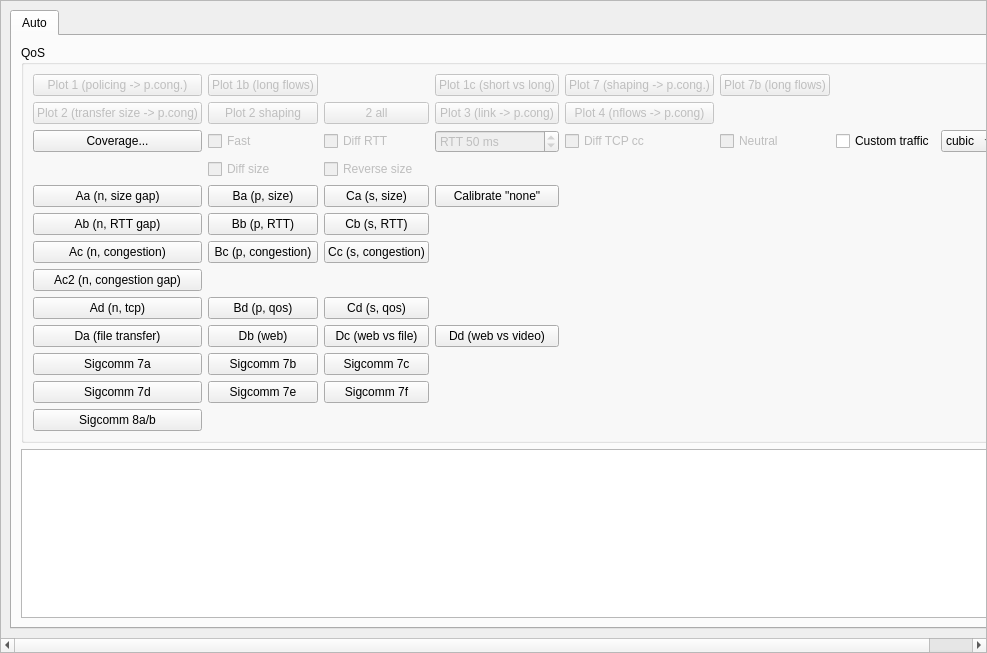
<?xml version="1.0" encoding="UTF-8"?>
<ui version="4.0">
 <class>CustomControls</class>
 <widget class="QWidget" name="CustomControls">
  <property name="geometry">
   <rect>
    <x>0</x>
    <y>0</y>
    <width>987</width>
    <height>653</height>
   </rect>
  </property>
  <property name="windowTitle">
   <string>Custom controls</string>
  </property>
  <layout class="QVBoxLayout" name="verticalLayout">
   <property name="leftMargin">
    <number>0</number>
   </property>
   <property name="topMargin">
    <number>0</number>
   </property>
   <property name="rightMargin">
    <number>0</number>
   </property>
   <property name="bottomMargin">
    <number>0</number>
   </property>
   <item>
    <widget class="QScrollArea" name="scrollArea">
     <property name="frameShape">
      <enum>QFrame::StyledPanel</enum>
     </property>
     <property name="widgetResizable">
      <bool>true</bool>
     </property>
     <widget class="QWidget" name="scrollAreaWidgetContents">
      <property name="geometry">
       <rect>
        <x>0</x>
        <y>0</y>
        <width>1205</width>
        <height>633</height>
       </rect>
      </property>
      <layout class="QVBoxLayout" name="verticalLayout_2">
       <item>
        <widget class="QColoredTabWidget" name="tabWidget">
         <property name="currentIndex">
          <number>0</number>
         </property>
         <widget class="QWidget" name="tabAuto">
          <attribute name="title">
           <string>Auto</string>
          </attribute>
          <layout class="QVBoxLayout" name="verticalLayout_3">
           <item>
            <widget class="QGroupBox" name="groupBox_6">
             <property name="enabled">
              <bool>true</bool>
             </property>
             <property name="title">
              <string>QoS</string>
             </property>
             <layout class="QVBoxLayout" name="verticalLayout_21">
              <item>
               <widget class="QWidget" name="widget_25" native="true">
                <layout class="QGridLayout" name="gridLayout_3">
                 <property name="leftMargin">
                  <number>0</number>
                 </property>
                 <property name="topMargin">
                  <number>0</number>
                 </property>
                 <property name="rightMargin">
                  <number>0</number>
                 </property>
                 <property name="bottomMargin">
                  <number>0</number>
                 </property>
                 <item row="0" column="8">
                  <widget class="QPushButton" name="btnAutoPolicingPlot7">
                   <property name="enabled">
                    <bool>false</bool>
                   </property>
                   <property name="text">
                    <string>Plot 7 (shaping -&gt; p.cong.)</string>
                   </property>
                  </widget>
                 </item>
                 <item row="2" column="8">
                  <widget class="QCheckBox" name="checkAutoDiffTcpCc">
                   <property name="enabled">
                    <bool>false</bool>
                   </property>
                   <property name="text">
                    <string>Diff TCP cc</string>
                   </property>
                  </widget>
                 </item>
                 <item row="8" column="1">
                  <widget class="QPushButton" name="btnAutoBdPolicingQoS">
                   <property name="text">
                    <string>Bd (p, qos)</string>
                   </property>
                  </widget>
                 </item>
                 <item row="2" column="3">
                  <widget class="QSpinBox" name="spinAutoRTT">
                   <property name="enabled">
                    <bool>false</bool>
                   </property>
                   <property name="suffix">
                    <string> ms</string>
                   </property>
                   <property name="prefix">
                    <string>RTT </string>
                   </property>
                   <property name="minimum">
                    <number>12</number>
                   </property>
                   <property name="maximum">
                    <number>9999</number>
                   </property>
                   <property name="singleStep">
                    <number>50</number>
                   </property>
                   <property name="value">
                    <number>50</number>
                   </property>
                  </widget>
                 </item>
                 <item row="2" column="10">
                  <widget class="QCheckBox" name="checkAutoCustomTraffic">
                   <property name="text">
                    <string>Custom traffic</string>
                   </property>
                  </widget>
                 </item>
                 <item row="6" column="1">
                  <widget class="QPushButton" name="btnAutoBcPolicingCongestion">
                   <property name="text">
                    <string>Bc (p, congestion)</string>
                   </property>
                  </widget>
                 </item>
                 <item row="1" column="1">
                  <widget class="QPushButton" name="btnAutoPolicingPlot2b">
                   <property name="enabled">
                    <bool>false</bool>
                   </property>
                   <property name="text">
                    <string>Plot 2 shaping</string>
                   </property>
                  </widget>
                 </item>
                 <item row="4" column="2">
                  <widget class="QPushButton" name="btnAutoCaShapingSize">
                   <property name="text">
                    <string>Ca (s, size)</string>
                   </property>
                  </widget>
                 </item>
                 <item row="11" column="2">
                  <widget class="QPushButton" name="btnSigcomm7f">
                   <property name="text">
                    <string>Sigcomm 7f</string>
                   </property>
                  </widget>
                 </item>
                 <item row="2" column="2">
                  <widget class="QCheckBox" name="checkAutoDiffRTT">
                   <property name="enabled">
                    <bool>false</bool>
                   </property>
                   <property name="text">
                    <string>Diff RTT</string>
                   </property>
                  </widget>
                 </item>
                 <item row="10" column="2">
                  <widget class="QPushButton" name="btnSigcomm7c">
                   <property name="text">
                    <string>Sigcomm 7c</string>
                   </property>
                  </widget>
                 </item>
                 <item row="11" column="1">
                  <widget class="QPushButton" name="btnSigcomm7e">
                   <property name="text">
                    <string>Sigcomm 7e</string>
                   </property>
                  </widget>
                 </item>
                 <item row="0" column="1">
                  <widget class="QPushButton" name="btnAutoPolicingPlot1b">
                   <property name="enabled">
                    <bool>false</bool>
                   </property>
                   <property name="text">
                    <string>Plot 1b (long flows)</string>
                   </property>
                  </widget>
                 </item>
                 <item row="9" column="2">
                  <widget class="QPushButton" name="btnAutoDcWebFile">
                   <property name="text">
                    <string>Dc (web vs file)</string>
                   </property>
                  </widget>
                 </item>
                 <item row="1" column="2">
                  <widget class="QPushButton" name="btnAuto2All">
                   <property name="enabled">
                    <bool>false</bool>
                   </property>
                   <property name="text">
                    <string>2 all</string>
                   </property>
                  </widget>
                 </item>
                 <item row="2" column="1">
                  <widget class="QCheckBox" name="checkAutoFast">
                   <property name="enabled">
                    <bool>false</bool>
                   </property>
                   <property name="text">
                    <string>Fast</string>
                   </property>
                  </widget>
                 </item>
                 <item row="10" column="1">
                  <widget class="QPushButton" name="btnSigcomm7b">
                   <property name="text">
                    <string>Sigcomm 7b</string>
                   </property>
                  </widget>
                 </item>
                 <item row="1" column="0">
                  <widget class="QPushButton" name="btnAutoPolicingPlot2">
                   <property name="enabled">
                    <bool>false</bool>
                   </property>
                   <property name="text">
                    <string>Plot 2 (transfer size -&gt; p.cong)</string>
                   </property>
                  </widget>
                 </item>
                 <item row="9" column="1">
                  <widget class="QPushButton" name="btnAutoDbWeb">
                   <property name="text">
                    <string>Db (web)</string>
                   </property>
                  </widget>
                 </item>
                 <item row="6" column="2">
                  <widget class="QPushButton" name="btnAutoCcShapingCongestion">
                   <property name="text">
                    <string>Cc (s, congestion)</string>
                   </property>
                  </widget>
                 </item>
                 <item row="8" column="2">
                  <widget class="QPushButton" name="btnAutoCdShapingQoS">
                   <property name="text">
                    <string>Cd (s, qos)</string>
                   </property>
                  </widget>
                 </item>
                 <item row="0" column="12">
                  <spacer name="horizontalSpacer_27">
                   <property name="orientation">
                    <enum>Qt::Horizontal</enum>
                   </property>
                   <property name="sizeHint" stdset="0">
                    <size>
                     <width>40</width>
                     <height>20</height>
                    </size>
                   </property>
                  </spacer>
                 </item>
                 <item row="5" column="2">
                  <widget class="QPushButton" name="btnAutoCbShapingRtt">
                   <property name="text">
                    <string>Cb (s, RTT)</string>
                   </property>
                  </widget>
                 </item>
                 <item row="4" column="0">
                  <widget class="QPushButton" name="btnAutoAaNeutralSizeGap">
                   <property name="text">
                    <string>Aa (n, size gap)</string>
                   </property>
                  </widget>
                 </item>
                 <item row="5" column="1">
                  <widget class="QPushButton" name="btnAutoBbPolicingRtt">
                   <property name="text">
                    <string>Bb (p, RTT)</string>
                   </property>
                  </widget>
                 </item>
                 <item row="0" column="9">
                  <widget class="QPushButton" name="btnAutoPolicingPlot7b">
                   <property name="enabled">
                    <bool>false</bool>
                   </property>
                   <property name="text">
                    <string>Plot 7b (long flows)</string>
                   </property>
                  </widget>
                 </item>
                 <item row="3" column="1">
                  <widget class="QCheckBox" name="checkAutoDiffSize">
                   <property name="enabled">
                    <bool>false</bool>
                   </property>
                   <property name="text">
                    <string>Diff size</string>
                   </property>
                  </widget>
                 </item>
                 <item row="2" column="9">
                  <widget class="QCheckBox" name="checkAutoNeutral">
                   <property name="enabled">
                    <bool>false</bool>
                   </property>
                   <property name="text">
                    <string>Neutral</string>
                   </property>
                  </widget>
                 </item>
                 <item row="2" column="0">
                  <widget class="QPushButton" name="btnCoverage">
                   <property name="text">
                    <string>Coverage...</string>
                   </property>
                  </widget>
                 </item>
                 <item row="9" column="0">
                  <widget class="QPushButton" name="btnAutoDaFile">
                   <property name="text">
                    <string>Da (file transfer)</string>
                   </property>
                  </widget>
                 </item>
                 <item row="1" column="8">
                  <widget class="QPushButton" name="btnAutoPolicingPlot4">
                   <property name="enabled">
                    <bool>false</bool>
                   </property>
                   <property name="text">
                    <string>Plot 4 (nflows -&gt; p.cong)</string>
                   </property>
                  </widget>
                 </item>
                 <item row="9" column="3">
                  <widget class="QPushButton" name="btnAutoDdWebVideo">
                   <property name="text">
                    <string>Dd (web vs video)</string>
                   </property>
                  </widget>
                 </item>
                 <item row="4" column="3">
                  <widget class="QPushButton" name="btnAutoCalibrateNone">
                   <property name="text">
                    <string>Calibrate &quot;none&quot;</string>
                   </property>
                  </widget>
                 </item>
                 <item row="5" column="0">
                  <widget class="QPushButton" name="btnAutoAbNeutralRttGap">
                   <property name="text">
                    <string>Ab (n, RTT gap)</string>
                   </property>
                  </widget>
                 </item>
                 <item row="7" column="0">
                  <widget class="QPushButton" name="btnAutoAcNeutralCongestionGap">
                   <property name="text">
                    <string>Ac2 (n, congestion gap)</string>
                   </property>
                  </widget>
                 </item>
                 <item row="4" column="1">
                  <widget class="QPushButton" name="btnAutoBaPolicingSize">
                   <property name="text">
                    <string>Ba (p, size)</string>
                   </property>
                  </widget>
                 </item>
                 <item row="1" column="3">
                  <widget class="QPushButton" name="btnAutoPolicingPlot3">
                   <property name="enabled">
                    <bool>false</bool>
                   </property>
                   <property name="text">
                    <string>Plot 3 (link -&gt; p.cong)</string>
                   </property>
                  </widget>
                 </item>
                 <item row="11" column="0">
                  <widget class="QPushButton" name="btnSigcomm7d">
                   <property name="text">
                    <string>Sigcomm 7d</string>
                   </property>
                  </widget>
                 </item>
                 <item row="3" column="2">
                  <widget class="QCheckBox" name="checkAutoReverseSize">
                   <property name="enabled">
                    <bool>false</bool>
                   </property>
                   <property name="text">
                    <string>Reverse size</string>
                   </property>
                  </widget>
                 </item>
                 <item row="6" column="0">
                  <widget class="QPushButton" name="btnAutoAcNeutralCongestion">
                   <property name="text">
                    <string>Ac (n, congestion)</string>
                   </property>
                  </widget>
                 </item>
                 <item row="0" column="3">
                  <widget class="QPushButton" name="btnAutoPolicingPlot1c">
                   <property name="enabled">
                    <bool>false</bool>
                   </property>
                   <property name="text">
                    <string>Plot 1c (short vs long)</string>
                   </property>
                  </widget>
                 </item>
                 <item row="10" column="0">
                  <widget class="QPushButton" name="btnSigcomm7a">
                   <property name="text">
                    <string>Sigcomm 7a</string>
                   </property>
                  </widget>
                 </item>
                 <item row="0" column="0">
                  <widget class="QPushButton" name="btnAutoPolicingPlot1">
                   <property name="enabled">
                    <bool>false</bool>
                   </property>
                   <property name="text">
                    <string>Plot 1 (policing -&gt; p.cong.)</string>
                   </property>
                  </widget>
                 </item>
                 <item row="8" column="0">
                  <widget class="QPushButton" name="btnAutoAdNeutralTcp">
                   <property name="text">
                    <string>Ad (n, tcp)</string>
                   </property>
                  </widget>
                 </item>
                 <item row="2" column="11">
                  <widget class="QComboBox" name="cmbAutoTcp">
                   <item>
                    <property name="text">
                     <string>cubic</string>
                    </property>
                   </item>
                   <item>
                    <property name="text">
                     <string>reno</string>
                    </property>
                   </item>
                  </widget>
                 </item>
                 <item row="12" column="0">
                  <widget class="QPushButton" name="btnSigcomm8ab">
                   <property name="text">
                    <string>Sigcomm 8a/b</string>
                   </property>
                  </widget>
                 </item>
                </layout>
               </widget>
              </item>
             </layout>
            </widget>
           </item>
           <item>
            <widget class="QPlainTextEdit" name="txtAuto">
             <property name="maximumBlockCount">
              <number>1000</number>
             </property>
            </widget>
           </item>
          </layout>
         </widget>
        </widget>
       </item>
      </layout>
     </widget>
    </widget>
   </item>
  </layout>
 </widget>
 <customwidgets>
  <customwidget>
   <class>QColoredTabWidget</class>
   <extends>QTabWidget</extends>
   <header>qcoloredtabwidget.h</header>
   <container>1</container>
  </customwidget>
 </customwidgets>
 <resources/>
 <connections/>
</ui>
